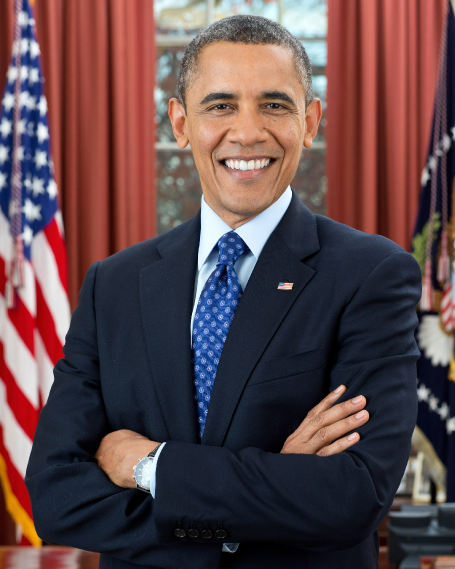
#> input picture OpenCV-Computer-Vision-Examples-with-Python-A-Complete-Guide-for-Dummies-master/Source Code/opencv/Histograms/obama.jpg, 910 x 1137 px (shown at 1/2 size)
$ python contrast_limited_adaptive_histogram_equalization.py
#> lines starting #> are read from the running program, lines starting #| are printed output that depends on the picture
import numpy as np
import cv2
import matplotlib.pyplot as plt
# Load the image in greyscale
img = cv2.imread('obama.jpg', 0)
#> img: shape (1137, 910); min 0, max 255, mean 79
img=cv2.resize(img, (512,512))
#> img: shape (512, 512)
# create a CLAHE object (Arguments are optional).
clahe = cv2.createCLAHE(clipLimit=2.0, tileGridSize=(8, 8))
out = clahe.apply(img)

# Display the images side by side using cv2.hconcat
out1 = cv2.hconcat([img, out])
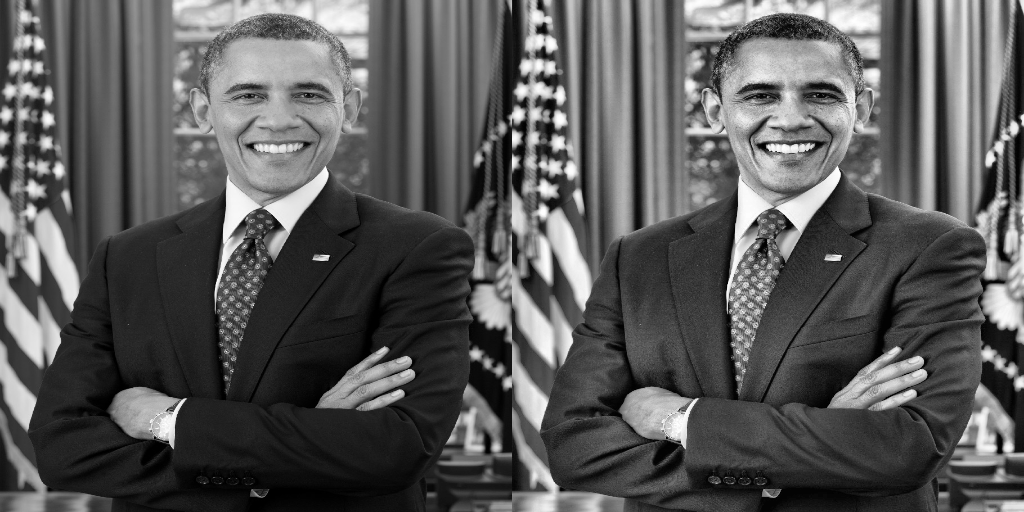
#> out1: shape (512, 1024); min 0, max 255, mean 89.2
cv2.imshow('a', out1)
cv2.waitKey(0)
plt.figure()
plt.title("Clahe Histogram")
plt.xlabel("Bins")
plt.ylabel("# of Pixels")
features = []
hist = cv2.calcHist(out, [0], None, [256], [0, 256])
#> hist = 256 values, max 8 at index 192, min 0 at index 0, mean 2
# features.extend(hist)
# plot the histogram
plt.plot(hist, color = 'r')
plt.xlim([0, 256])
plt.show()
#> figure, not shown here; curve peaks at x = 192, y = 8

#========================================================================
#color image
# Additionally, we can also apply CLAHE to color images, very similar to the
# approach commented in the previous section for the contrast equalization of
# color images, where the results after equalizing only the luminance channel of an
# HSV image are much better than equalizing all the channels of the BGR image.
# In this section, we are going to create four functions in order to equalize the
# color images by using CLAHE only on the luminance channel of different color
# spaces:


def equalize_clahe_color_hsv(img):
    """Equalize the image splitting after conversion to HSV and applying CLAHE
    to the V channel and merging the channels and convert back to BGR
    """
    cla = cv2.createCLAHE(clipLimit=4.0)
    H, S, V = cv2.split(cv2.cvtColor(img, cv2.COLOR_BGR2HSV))
    eq_V = cla.apply(V)
    eq_image = cv2.cvtColor(cv2.merge([H, S, eq_V]), cv2.COLOR_HSV2BGR)
    return eq_image
def equalize_clahe_color_lab(img):
    """Equalize the image splitting after conversion to LAB and applying CLAHE
    to the L channel and merging the channels and convert back to BGR
    """
    cla = cv2.createCLAHE(clipLimit=4.0)
    L, a, b = cv2.split(cv2.cvtColor(img, cv2.COLOR_BGR2Lab))
    eq_L = cla.apply(L)
    eq_image = cv2.cvtColor(cv2.merge([eq_L, a, b]), cv2.COLOR_Lab2BGR)
    return eq_image
def equalize_clahe_color_yuv(img):
    """Equalize the image splitting after conversion to YUV and applying CLAHE
    to the Y channel and merging the channels and convert back to BGR
    """
    cla = cv2.createCLAHE(clipLimit=4.0)
    Y, U, V = cv2.split(cv2.cvtColor(img, cv2.COLOR_BGR2YUV))
    eq_Y = cla.apply(Y)
    eq_image = cv2.cvtColor(cv2.merge([eq_Y, U, V]), cv2.COLOR_YUV2BGR)
    return eq_image
def equalize_clahe_color(img):
    """Equalize the image splitting the image applying CLAHE to each channel and merging the results"""
    cla = cv2.createCLAHE(clipLimit=4.0)
    channels = cv2.split(img)
    eq_channels = []
    for ch in channels:
        eq_channels.append(cla.apply(ch))
        eq_image = cv2.merge(eq_channels)
        return eq_image

img_color=cv2.imread("obama.jpg")
#> img_color is the input picture: shape (1137, 910, 3); mean B, G, R 74.6, 71.7, 95
img_color=cv2.resize(img_color,(200,200))
#> img_color: shape (200, 200, 3)
#> the loop in equalize_clahe_color, `for ch in channels:` made 1 pass
#> pass 1, in equalize_clahe_color, `eq_image = cv2.merge(eq_channels)`:
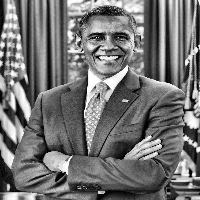
#> eq_image: shape (200, 200); min 1, max 255, mean 114.9
#> after the loop in equalize_clahe_color, `for ch in channels:`: eq_channels = 1 item
equalize_clahe_color_img=equalize_clahe_color(img_color)
equalize_clahe_color_lab_img=equalize_clahe_color_lab(img_color)
equalize_clahe_color_yuv_img=equalize_clahe_color_yuv(img_color)
#> in equalize_clahe_color_yuv, `Y, U, V = cv2.split(cv2.cvtColor(img, cv2.COLOR_BGR2YUV))`:
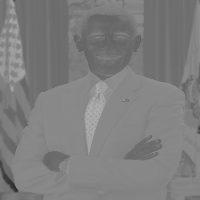
#> U: shape (200, 200); min 45, max 175, mean 125.8
equalize_clahe_color_hsv_img=equalize_clahe_color_hsv(img_color)
#> in equalize_clahe_color_hsv, `H, S, V = cv2.split(cv2.cvtColor(img, cv2.COLOR_BGR2HSV))`:
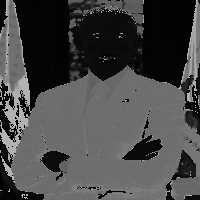
#> H: shape (200, 200); min 0, max 179, mean 71.1
#> in equalize_clahe_color_hsv, `H, S, V = cv2.split(cv2.cvtColor(img, cv2.COLOR_BGR2HSV))`:
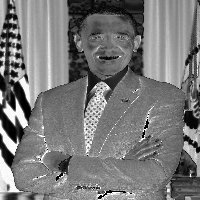
#> S: shape (200, 200); min 0, max 255, mean 121.1
#> in equalize_clahe_color_hsv, `H, S, V = cv2.split(cv2.cvtColor(img, cv2.COLOR_BGR2HSV))`:
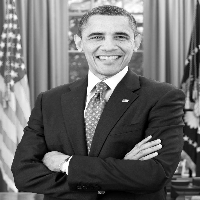
#> V: shape (200, 200); min 0, max 255, mean 108.4
#> in equalize_clahe_color_hsv, `eq_image = cv2.cvtColor(cv2.merge([H, S, eq_V]), cv2.COLOR_HSV2BGR)`:
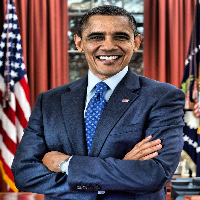
#> eq_image: shape (200, 200, 3); mean B, G, R 88.9, 80.2, 99.5
# result=np.hstack((img_color, equalize_clahe_color_img, equalize_clahe_color_lab_img, equalize_clahe_color_yuv_img, equalize_clahe_color_hsv_img))
cv2.imshow("Original Image",img_color)
cv2.imshow("Clahe_color_image",equalize_clahe_color_img)
cv2.imshow("Clahe_color_lab_image", equalize_clahe_color_lab_img)
cv2.imshow("Clahe_color_yuv_image", equalize_clahe_color_yuv_img)
cv2.imshow("Clahe_color_hsv_image", equalize_clahe_color_hsv_img)
cv2.waitKey(0)
